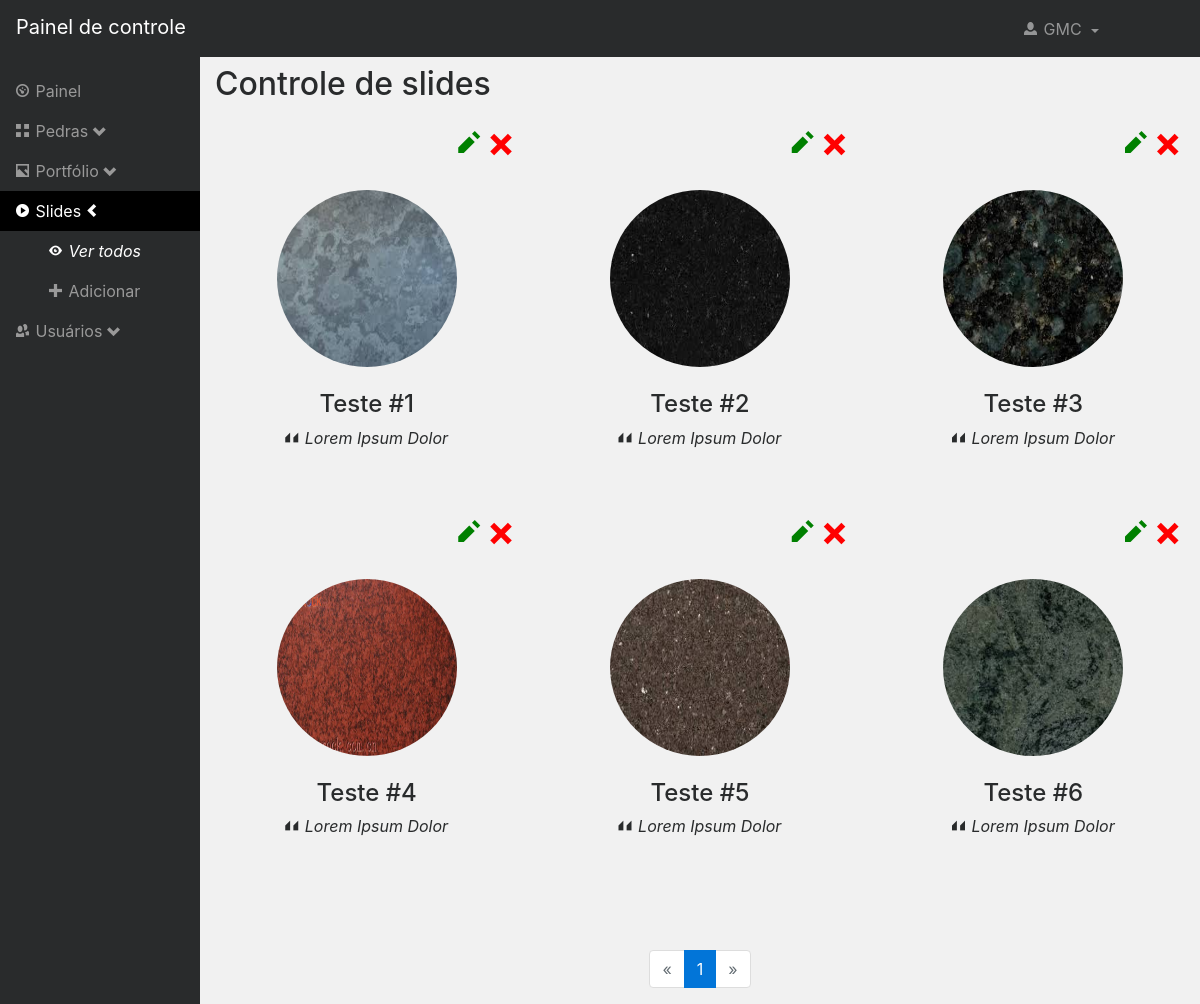
Page /admin/slides.php (signed in) on the committed database.
### tables this page shows
CREATE TABLE IF NOT EXISTS `usuarios` (
  `id` int(11) NOT NULL AUTO_INCREMENT,
  `nome` varchar(100) NOT NULL,
  `login` varchar(50) NOT NULL,
  `email` varchar(75) NOT NULL,
  `senha` varchar(255) NOT NULL,
  `acesso` varchar(30) NOT NULL,
  PRIMARY KEY (`id`)
);

CREATE TABLE IF NOT EXISTS `slide` (
  `id` int(11) NOT NULL AUTO_INCREMENT,
  `titulo` varchar(50) NOT NULL,
  `descricao` varchar(150) NOT NULL,
  `imagem` varchar(255) NOT NULL,
  PRIMARY KEY (`id`)
);

### admin/include/restrict.php (called while the page is built, shortened)
<?php
function get_session($session)
{
	return $_SESSION[$session];
}
?>

### admin/slides.php (the view, shortened to what this page needs)
<?php
require_once ("include/restrict.php");
$action = isset($_GET["a"]) ? $_GET["a"] : "";
require_once (dirname(dirname(__FILE__)) . "/config.php");
include ("include/functions.php");
switch ($action)
{
?>
<?php
default:
	$page = isset($_GET['p']) ? $_GET['p'] : 1;
	do_header("Controle de slides", "slides", 1);
?>
<?php
$access = check_access($user, "Administrador", false);
?>
<section class="row text-center placeholders justify-content-center">
	<?php
	$sql = "SELECT COUNT(*) FROM slide;";
	$query = $conn->query($sql);
	$row = $query->fetch_array();
	$total = $row[0];
	$max = 6;
	$pages = ceil($total / $max);
	$page = clamp($page, 1, $pages);
	$min = ($page * $max) - $max;
	$sql = "SELECT * FROM slide ORDER BY titulo ASC LIMIT $min, $max;";
	$query = $conn->query($sql);
	while ($row = $query->fetch_array())
	{
		echo "<div class=\"col-7 col-sm-4 mb-3 mb-sm-5 placeholder\">
			<div class=\"actions text-center text-md-right\">
				<a href=\"slides.php?a=editar&id=$row[0]\"><span class=\"oi oi-align-center\" data-glyph=\"pencil\"></span></a>";
				if ($access) echo "<a href=\"slides.php?a=delete&id=$row[0]\"><span class=\"oi oi-align-center\" data-glyph=\"x\"></span></a>";
			echo "</div>
			<img src=\"$row[3]\" class=\"img-fluid rounded-circle\">
			<h4>$row[1]</h4>
			<p><span class=\"oi oi-align-center\" data-glyph=\"double-quote-sans-right\"></span> <i>$row[2]</i></p>
		</div>";
	}
	?>
</section>
<?php
pagination($page, $pages, "admin/slides.php?");
break;
}
do_footer($js);
?>

### admin/include/functions.php (shortened to what this page needs)
<?php
function do_header($title, $active = "", $sublink = 0)
{
global $conn;
?>
<!DOCTYPE html>
<html>
<head>
	<link rel="stylesheet" type="text/css" href="<?php echo BASE_URL; ?>bootstrap/css/bootstrap.min.css">
	<link rel="stylesheet" type="text/css" href="<?php echo BASE_URL; ?>open-iconic-master/css/open-iconic.min.css">
	<link rel="stylesheet" type="text/css" href="css/style.css">
</head>
<body>
<nav class="navbar navbar-inverse fixed-top bg-inverse">
<a href="index.php" class="navbar-brand w-25">Painel de controle</a>
<ul class="navbar-nav ml-auto" style="width: 160px; margin-top: -37px;">
	<li class="dropdown">
		<a href="dropdown-toggle" class="dropdown-toggle nav-link" data-toggle="dropdown">
			<?php
			$user = get_session('user');
			$sql = "SELECT nome, acesso FROM usuarios WHERE id = $user;";
			$query = $conn->query($sql);
			$row = $query->fetch_array();
			$row[0] = "<span class=\"oi oi-align-center\" data-glyph=\"person\"></span> " . $row[0];
			echo $row[0];
			?>
			</a>
		</li>
	</ul>
</nav>
<div class="container-fluid">
	<div class="row justify-content-end">
		<nav class="col-sm-3 col-md-2 hidden-xs-down bg-inverse sidebar">
			<ul class="nav flex-column">
				<li class="nav-item">
					<a class="nav-link <?php if ($active == 'painel') echo 'active'; ?>" href="index.php"><span class="oi oi-align-center" data-glyph="dashboard"></span> Painel</a>
				</li>
				<li class="nav-item">
					<a href="javascript:;" class="nav-link <?php if ($active == 'pedras') echo 'active'; ?>" <?php if ($active != 'pedras') echo "data-toggle='collapse'"; ?> data-target="#dropdown-pedras">
						<span class="oi oi-align-center" data-glyph="grid-two-up"></span> Pedras <span class="oi oi-align-center" data-glyph="<?php if ($active == 'pedras') echo 'chevron-left'; else echo 'chevron-bottom'; ?>"></span></a>
				</li>
				<li class="nav-item">
					<a href="javascript:;" class="nav-link <?php if ($active == 'portfolio') echo 'active'; ?>" <?php if ($active != 'portfolio') echo "data-toggle='collapse'"; ?> data-target="#dropdown-portfolio">
						<span class="oi oi-align-center" data-glyph="image"></span> Portfólio <span class="oi oi-align-center" data-glyph="<?php if ($active == 'portfolio') echo 'chevron-left'; else echo 'chevron-bottom'; ?>"></span></a>
				</li>
				<li class="nav-item">
					<a href="javascript:;" class="nav-link <?php if ($active == 'slides') echo 'active'; ?>" <?php if ($active != 'slides') echo "data-toggle='collapse'"; ?> data-target="#dropdown-slides">
						<span class="oi oi-align-center" data-glyph="play-circle"></span> Slides <span class="oi oi-align-center" data-glyph="<?php if ($active == 'slides') echo 'chevron-left'; else echo 'chevron-bottom'; ?>"></span></a>
					<ul id="dropdown-slides" class="<?php if ($active != 'slides') echo 'collapse'; ?> list-unstyled">
						<li class="nav-item">
							<a href="slides.php" class="nav-link <?php if ($active == 'slides' && $sublink == 1) echo 'text-white font-italic'; ?>"><span class="oi oi-align-center" data-glyph="eye"></span> Ver todos</a>
						</li>
						<li class="nav-item">
							<a href="slides.php?a=adicionar" class="nav-link <?php if ($active == 'slides' && $sublink == 2) echo 'text-white font-italic'; ?>"><span class="oi oi-align-center" data-glyph="plus"></span> Adicionar</a>
						</li>
					</ul>
				</li>
				<?php if (check_access($user, 'Administrador', false)) { ?>
				<li class="nav-item">
					<a href="javascript:;" class="nav-link <?php if ($active == 'usuarios') echo 'active'; ?>" <?php if ($active != 'usuarios') echo "data-toggle='collapse'";?> data-target="#dropdown-usuarios"><span class="oi oi-align-center" data-glyph="people"></span> Usuários <span class="oi oi-align-center" data-glyph="<?php if ($active == 'usuarios') echo 'chevron-left'; else echo 'chevron-bottom'; ?>"></span></a>
				</li>
				<?php } ?>
			</ul>
		</nav>
		<main class="col-sm-9 offset-sm-3 col-md-10 offset-md-2 pt-3">
			<h2 class="mb-4"><?php echo $title; ?></h2>
<?php
}
function do_footer($js = '')
{
?>
		</main>
	</div>
</div>
</body>
</html>
<?php
}
function pagination($page, $num_pages, $href)
{
$href = BASE_URL . $href;
echo "<div class=\"row\">
<div class=\"col-11 mx-auto\">
<ul class=\"pagination justify-content-center\">";
$back_page = $page - 1;
if ($back_page > 0)
{
	echo "<li class=\"page-item\">
		<a href=\"" . $href . "p=$back_page\" class=\"page-link\">&laquo;</a>
	</li>";
}
else
{
	echo "<li class=\"page-item disabled\">
		<a href=\"#\" class=\"page-link\">&laquo;</a>
	</li>";
}
for ($i = max(1, $page - 4); $i <= min($num_pages, $page + 4); $i++)
{
	switch ($i)
	{
		case $page:
			echo "<li class=\"page-item active\">
				<a href=\"" . $href . "p=$i\" class=\"page-link\">$i</a>
			</li>";
			break;
	}
}
$next_page = $page + 1;
if ($next_page <= $num_pages)
{
	echo "<li class=\"page-item\">
		<a href=\"" . $href . "p=$next_page\" class=\"page-link\">&raquo;</a>
	</li>";
}
else
{
	echo "<li class=\"page-item disabled\">
		<a href=\"#\" class=\"page-link\">&raquo;</a>
	</li>";
}
echo "</ul>
</div>
</div>";
}
function clamp($value, $minvalue, $maxvalue)
{
	if ($value <= $minvalue)
		return $minvalue;
	return $value;
}
function check_access($user, $flag, $page = true)
{
	global $conn;
	$sql = "SELECT acesso FROM usuarios WHERE id = $user;";
	$query = $conn->query($sql);
	$row = $query->fetch_array();
	if ($row[0] == $flag)
		return true;
?>
<?php
	return false;
}
?>

### admin/css/style.css (style rules this page uses)
body { padding-top: 50px; background-color: #f1f1f1; }
.oi { font-size: 13px; margin-right: 2px; }
.sidebar { position: fixed; top: 51px; bottom: 0; left: 0; z-index: 1000; padding: 20px 0; overflow-x: hidden; overflow-y: auto; }
.sidebar .nav-link.active { background-color: #000 !important; color: #fff; }
.sidebar .nav-link { color: #999; }
[id*="dropdown-"] { padding-left: 33px !important; }
.disabled { cursor: not-allowed; }

### admin/slides.php (style rules this page uses)
.placeholders { padding-bottom: 3rem !important; }
.placeholder img { width: 180px; height: 225px; padding-top: 1.5rem; padding-bottom: 1.5rem; }
.placeholder .actions { padding: 4px 0px; }
.placeholder .actions a { padding: 4px; }
.placeholder .actions a span { font-size: 22px; }
.placeholder .actions a .oi[data-glyph="pencil"] { color: green; }
.placeholder .actions a .oi[data-glyph="x"] { color: red; }

### rows in the picture
usuarios: nome "GMC"
slide: imagem (picture), titulo "Teste #1", descricao "Lorem Ipsum Dolor"
slide: imagem (picture), titulo "Teste #2", descricao "Lorem Ipsum Dolor"
slide: imagem (picture), titulo "Teste #3", descricao "Lorem Ipsum Dolor"
slide: imagem (picture), titulo "Teste #4", descricao "Lorem Ipsum Dolor"
slide: imagem (picture), titulo "Teste #5", descricao "Lorem Ipsum Dolor"
slide: imagem (picture), titulo "Teste #6", descricao "Lorem Ipsum Dolor"

### other values in the picture
$title "Controle de slides"
